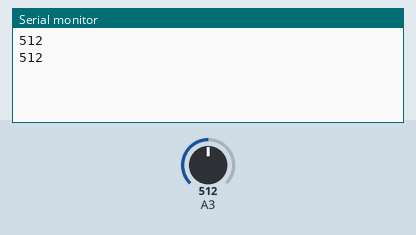
This sketch was run on a simulated Arduino Leonardo, built with avr-gcc and run on an emulated ATmega32U4. Shown: the last lines printed to the serial monitor. The test bench sets the inputs (shaded band); at power-on: A3 = 512.

Above: at 1.8 s.
1.9 s: A3 set to 716
At 2.4 s:
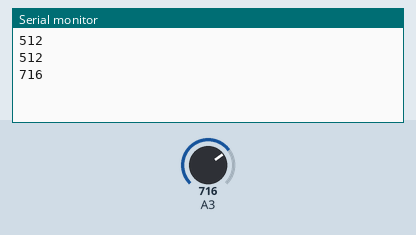
3.4 s: A3 set to 900
At 4.8 s:
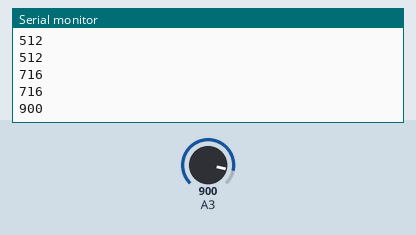
Timing chart, 0 to 6.4 s (numbered marks = the images above; inputs shaded):
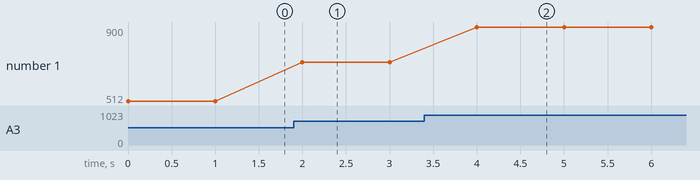

Measured:
- after the input at 1.9 s, the serial monitor: prints a new line after 0.10 s (image 1)
- after the input at 3.4 s, the serial monitor: prints a new line after 0.60 s (image 2)
- plotted number 1: 512 → 716 after the input at 1.9 s, 716 → 900 after the input at 3.4 s

The sketch:

mic.ino
```cpp
#include <Esplora.h>

void setup()
{
  Serial.begin(9600);
}

void loop()
{
  int value = Esplora.readMicrophone();
  Serial.println(value);

  delay(1000);
}
```
